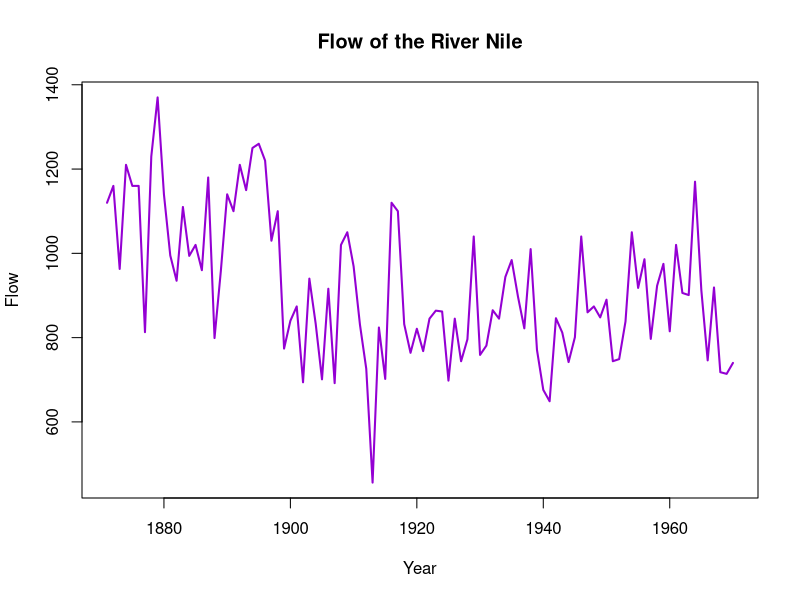
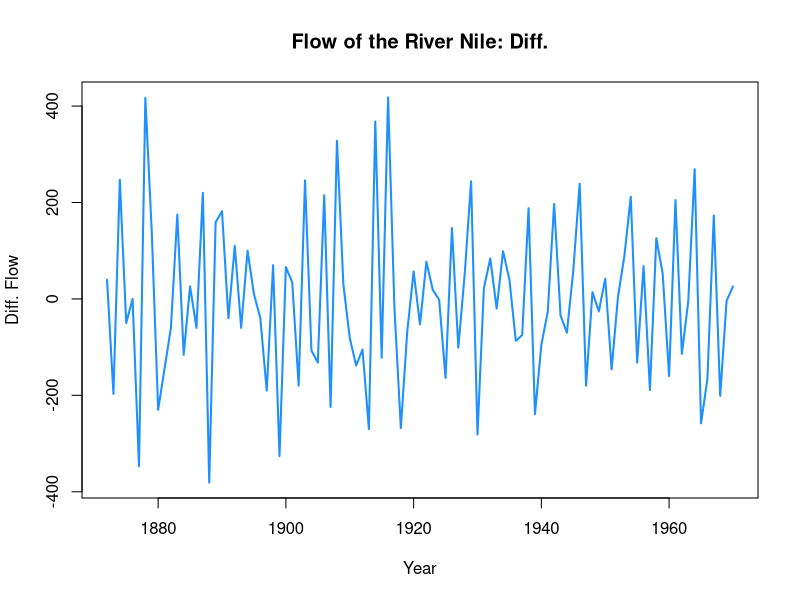
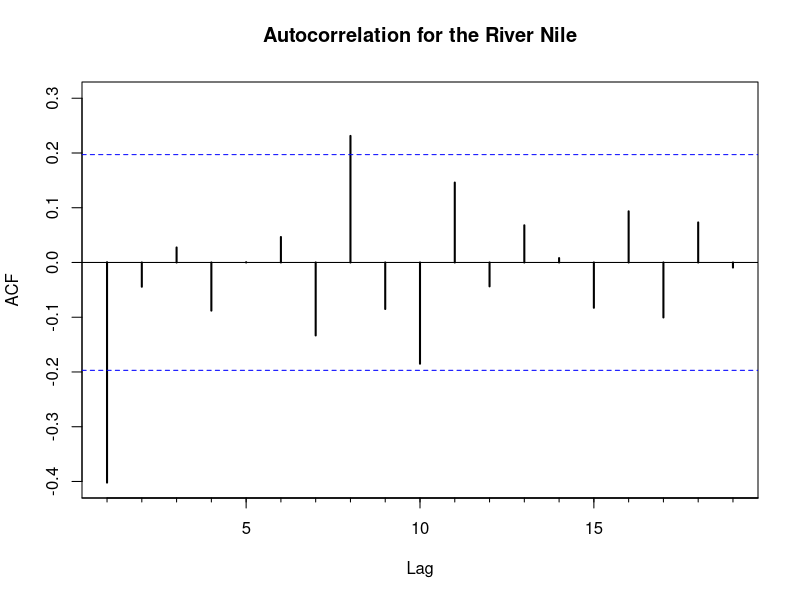
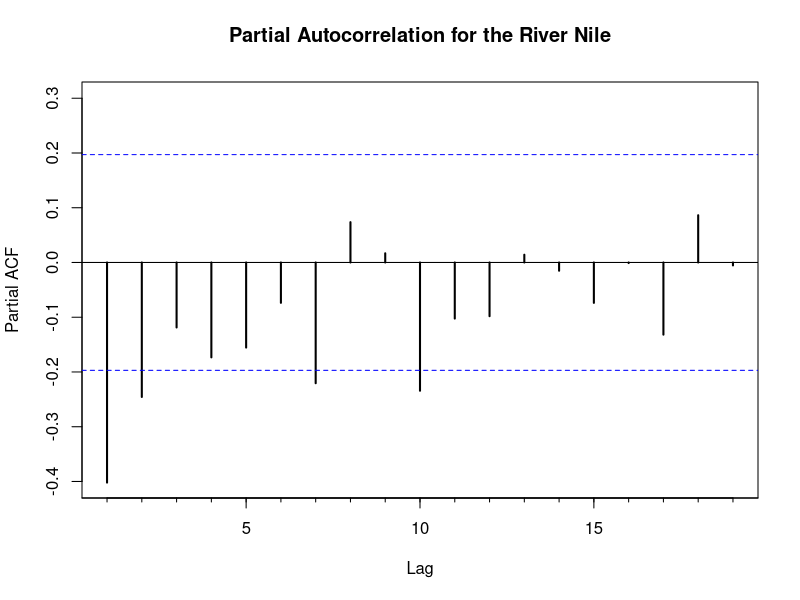
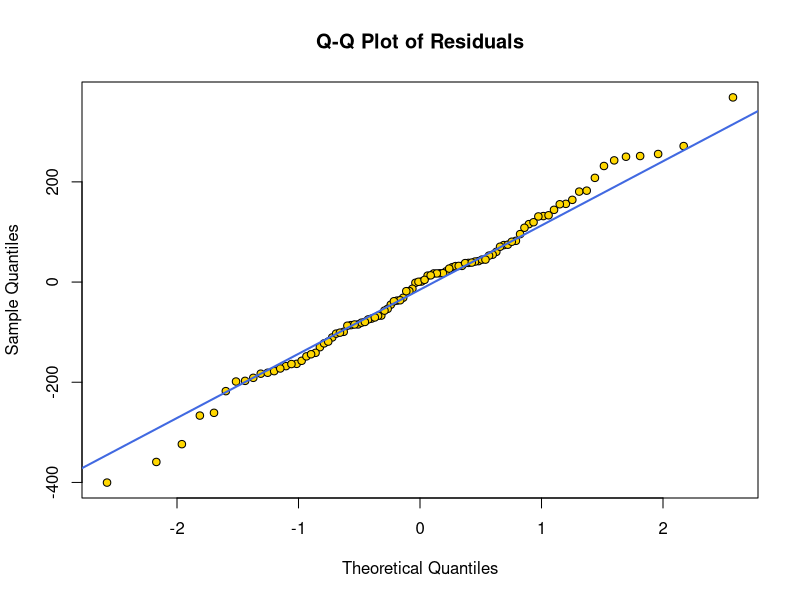
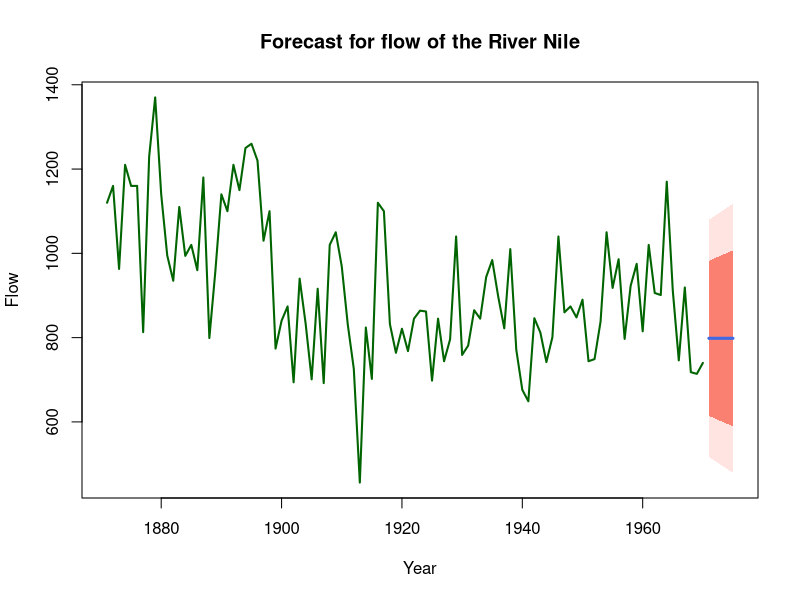
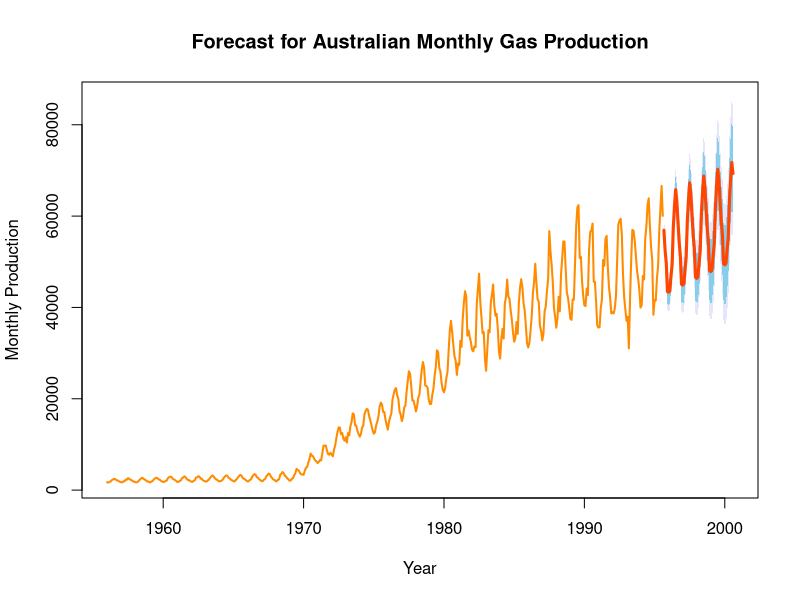

Reproduce these figures in R, in order.
Nile

# 시계열 데이터의 정상성 평가
plot(Nile,
    col = "darkviolet", lwd = 2,
    xlab = "Year", ylab = "Flow",
    main = "Flow of the River Nile"
)

## 정상성 검정, p-value를 보면 된다.
library(tseries)
adf.test(Nile) # p-value: 0.0642

## 몇 번의 차분이 필요할까?
library(forecast)
ndiffs(Nile)

dNile <- diff(Nile)
plot(dNile,
    col = "dodgerblue", lwd = 2,
    xlab = "Year", ylab = "Diff. Flow",
    main = "Flow of the River Nile: Diff."
)
adf.test(dNile) # p-value: 0.01

# 예측모델 생성
Acf(dNile,
    lwd = 2,
    main = "Autocorrelation for the River Nile"
)

Pacf(dNile,
    lwd = 2,
    main = "Partial Autocorrelation for the River Nile"
)

# 위 그래프로 p와 q를 결정할 수 있다.
# 감명도 원칙: 비슷한 값이라면 더 적은 값의 파라미터를 선택
Nile.arima <- arima(Nile, order = c(0, 1, 1))
Nile.arima
## 작을 수록 좋다.
accuracy(Nile.arima)

# 예측모델 평가와 예측
qqnorm(Nile.arima$residuals,
    pch = 21,
    col = "black",
    bg = "gold",
    main = "Q-Q Plot of Residuals"
)
qqline(Nile.arima$residuals,
    col = "royalblue",
    lwd = 2
)

Box.test(Nile.arima$residuals, type = "Ljung-Box")

Nile.arima.pred <- forecast(Nile.arima, h = 5)

Nile.arima.pred

plot(Nile.arima.pred,
    col = "darkgreen", lwd = 2,
    flty = 1, flwd = 3,
    fcol = "royalblue",
    shadecols = c("mistyrose", "salmon"),
    xlab = "Year", ylab = "Flow",
    main = "Forecast for flow of the River Nile"
)

# 자동으로 ARIMA
gas.arima <- auto.arima(gas)
gas.arima

arima(gas,
    order = c(2, 1, 1),
    seasonal = list(order = c(0, 1, 1), period = 12)
)

forecast(gas.arima, h = 5 * 12)
plot(forecast(gas.arima, h = 5 * 12),
    col = "darkorange", lwd = 2,
    flty = 1, flwd = 3,
    fcol = "orangered",
    shadecols = c("lavender", "skyblue"),
    xlab = "Year", ylab = "Monthly Production",
    main = "Forecast for Australian Monthly Gas Production"
)
